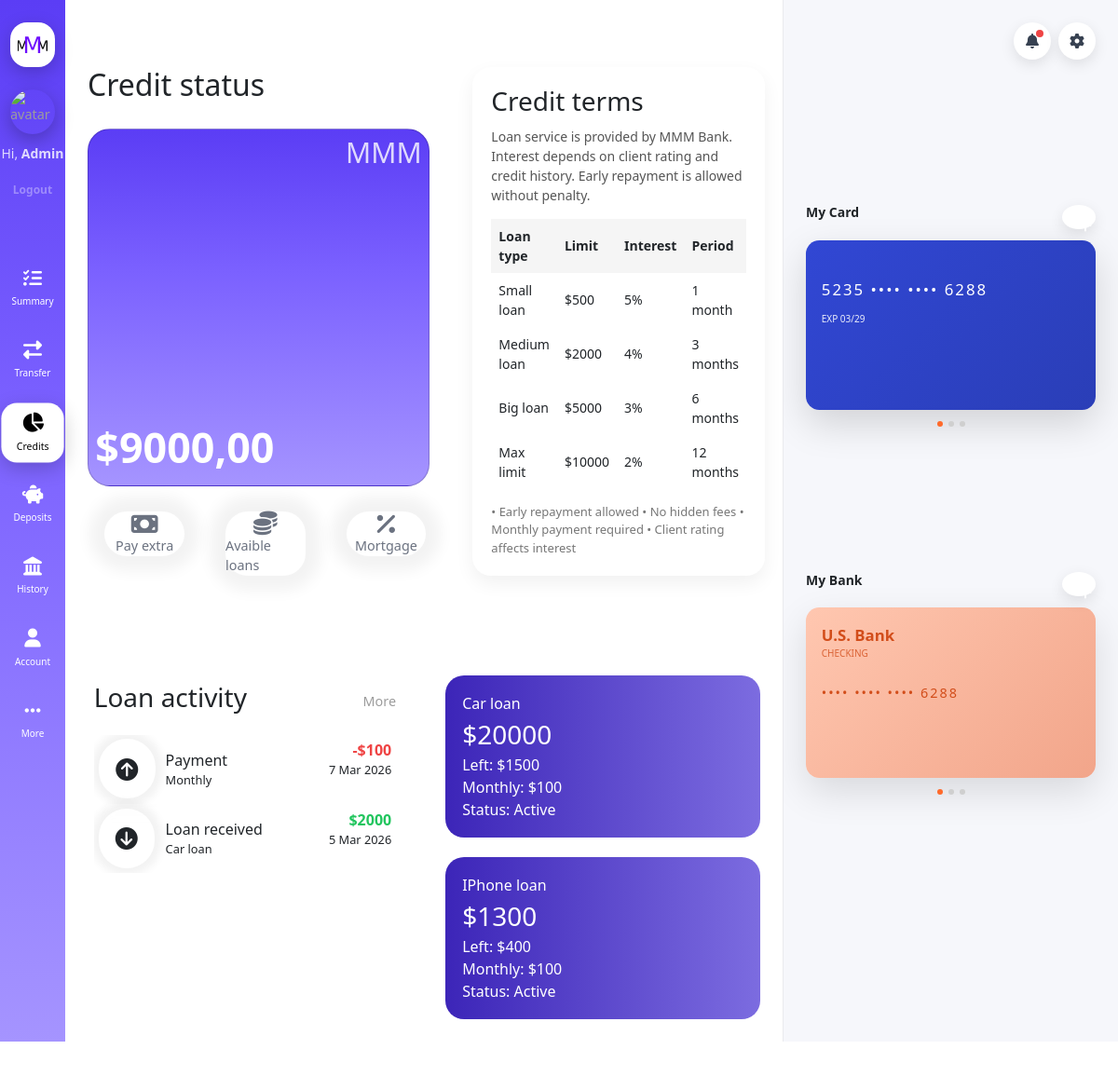
Before: /credits/ (signed in) with the older database file.
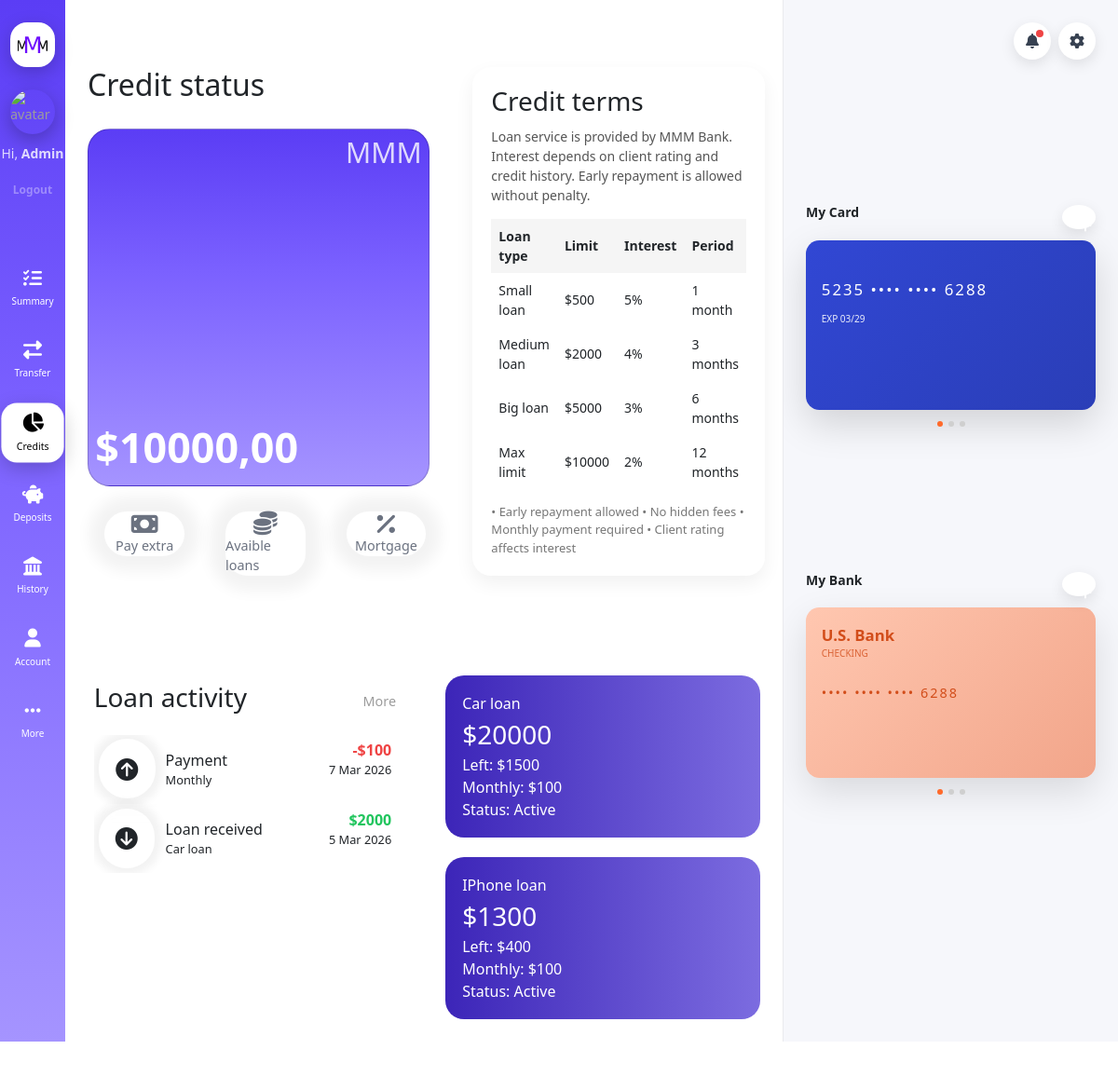
After: the same page with the newer database file.
### main/models.py (models this page shows, shortened)
class Account(models.Model):
    user = models.OneToOneField(User, on_delete=models.CASCADE)
    balance = models.DecimalField(max_digits=12, decimal_places=2, default=0)
    saving_goal = models.DecimalField(max_digits=12, decimal_places=0, default=0)

### credits/views.py (the view)
# urls.py: path('', views.index, name='credits'),
@login_required
def index(request):
    account = request.user.account
    balance = account.balance
    has_active_loan = Credit.objects.filter(
        user=request.user,
        is_active=True
    ).exists()
    return render(request, 'credits/index.html', {
        'has_active_loan': has_active_loan,
        'balance': balance,
    })

### main/templatetags/sidebar_links.py (called while the page is built)
@register.simple_tag
def get_links():
    return [{
        'name': 'Summary',
        'href': '/',
        'icon': 'fa-regular fa-list-check',
    },{
        'name': 'Transfer',
        'href': '/contacts/',
        'icon': 'fa-regular fa-right-left',
    }, {
        'name': 'Credits',
        'href': '/credits/',
        'icon': 'fa-solid fa-chart-pie',
    }, {
        'name': 'Deposits',
        'href': '/deposits/',
        'icon': 'fa-solid fa-piggy-bank',
    },{
        'name': 'History',
        'href': '/history',
        'icon': 'fa-regular fa-landmark',
    },{
        'name': 'Account',
        'href': '/profile',
        'icon': 'fa-solid fa-user',
    },{
        'name': 'More',
        'href': '/more/',
        'icon': 'fa-ellipsis',
    }]

### credits/templates/credits/index.html (shortened to what the changed rows need)
{% extends 'main/layout/layout.html' %}
{% block content %}
<div class="row">
    <div class="col">
        <h2 style="margin: 0;">Credit status</h2>
        <div class="card balance-card">
            <div class="card-top">
                <h1 style="font-size: 30px;">MMM</h1>
            </div>
            <div class="card-bottom">
                <div class="card-balance">${{ balance }}</div>
            </div>
        </div>
    </div>
    <div class="col">
        <div style="
            background:white;
            padding:20px;
            border-radius:20px;
            box-shadow:0 8px 20px rgba(0,0,0,0.06);
            flex: 0 0 auto;
        ">
            <table style="width:100%; border-collapse:collapse; font-size:14px;">
                <tr style="background:#f5f5f5;">
                    <th style="padding:8px; text-align:left;">Loan type</th>
                    <th style="padding:8px;">Limit</th>
                    <th style="padding:8px;">Interest</th>
                    <th style="padding:8px;">Period</th>
                </tr>
            </table>
        </div>
    </div>
</div>
{% endblock %}

Changed rows visible on the page:
changed Account: balance "9000,00" → "10000,00"
